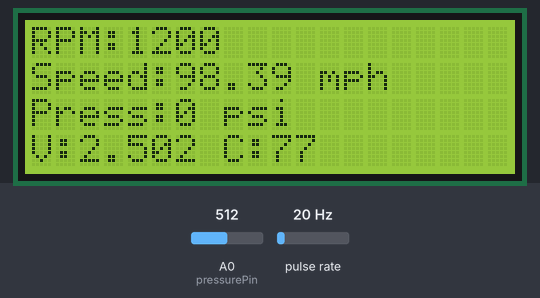
Recording of a sketch running on a simulated Arduino Uno, built with avr-gcc and run on an emulated ATmega328P. Parts: 20×4 character LCD. Wiring (inferred from the names in the program): pulse sensor: data pin 2. Inputs (shaded band) come from the test bench; at power-on: pulse rate 20 Hz, A0 (pressurePin) = 512. What the sketch prints to the serial monitor is not drawn.

Above: at 5.16 s.
5.4 s: pulse rate (sensor on pin 2) set to 2 Hz
At 6.2 s:
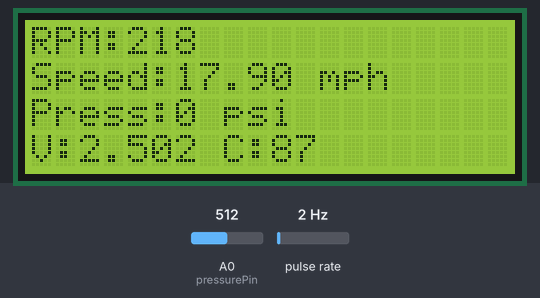
7.2 s: A0 (pressurePin) set to 716
At 8.2 s:
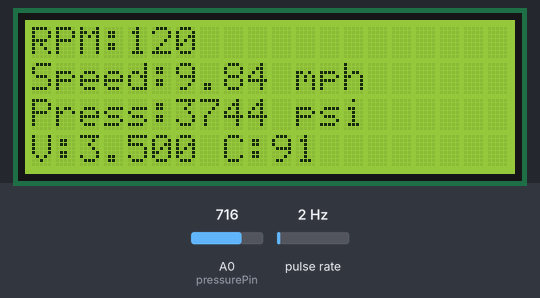
9.0 s: pulse rate (sensor on pin 2) set to 50 Hz
At 9.66 s:
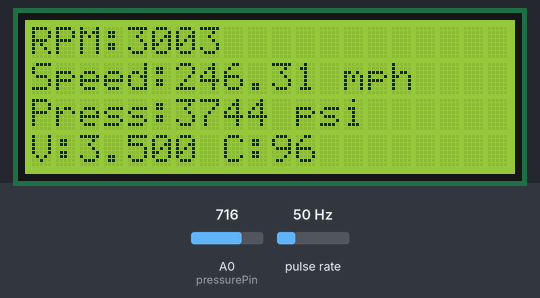
11.0 s: A0 (pressurePin) set to 900
At 11.41 s:
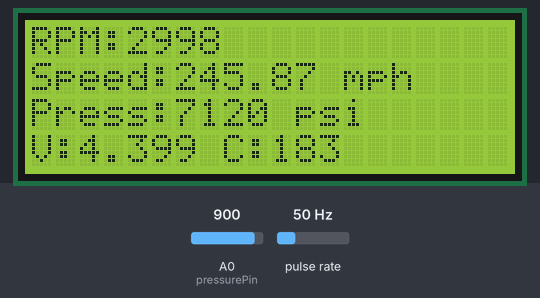
12.7 s: pulse rate (sensor on pin 2) set to 4 Hz
At 13.16 s:
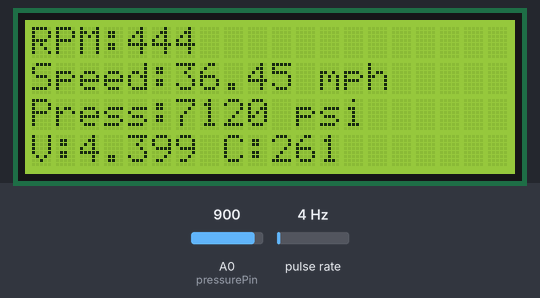
14.5 s: A0 (pressurePin) set to 1023
At 14.91 s:
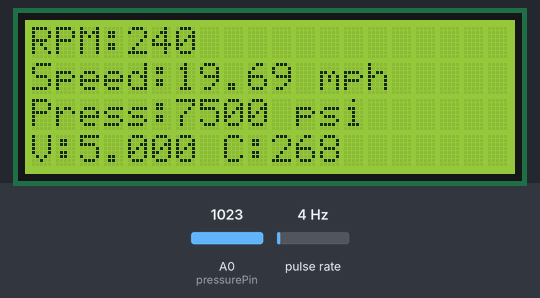
Timing chart, 0 to 17.2 s (numbered marks = the images above; inputs shaded):
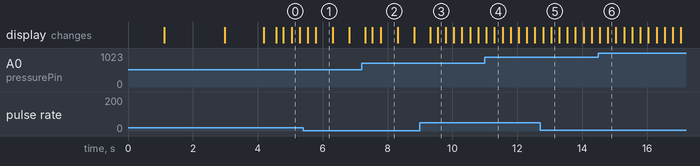

Measured:
- what the display in image 1 shows lasts 0.5 s, from 5.8 s to 6.3 s

The sketch:

FPV_SP26_Final_Code.ino
```cpp
#include <Wire.h>
#include <LiquidCrystal_I2C.h>

// ---------------- LCD ----------------
LiquidCrystal_I2C lcd(0x27, 20, 4);

// ---------------- Hall Sensor ----------------
const int hallPin = 2;

// If you use 1 magnet on the wheel, leave this as 1.
// If you add more magnets, change this.
const int pulsesPerRevolution = 1;

// These are updated inside the interrupt
volatile unsigned long pulseCount = 0;
volatile unsigned long lastPulseMicros = 0;
volatile unsigned long pulseIntervalMicros = 0;

// ---------------- Pressure Sensor ----------------
const int pressurePin = A0;

// Full-scale pressure
const float pressureMaxPSI = 7500.0;

// Sensor full-scale voltage span assumption
// We will AUTO-ZERO the low end at startup.
const float sensorMaxVoltage = 4.5;

// This will be measured automatically at startup while system is at 0 psi
float sensorZeroVoltage = 0.5;

// ---------------- Timing ----------------
unsigned long lastDisplayUpdate = 0;
const unsigned long displayInterval = 250;   // update screen 4x/sec

// If no pulse arrives for this long, show 0 mph
const unsigned long speedTimeoutMicros = 3000000UL; // 3 sec

// ---------------- Wheel ----------------
// Replace with your actual wheel circumference in meters
float wheelCircumference = 2.20;

// ---------------- Variables ----------------
float rpm = 0.0;
float speedMPH = 0.0;
float pressurePSI = 0.0;
float sensorVoltage = 0.0;

// ---------------- Hall Interrupt ----------------
void countPulse() {
  unsigned long now = micros();

  if (lastPulseMicros > 0) {
    pulseIntervalMicros = now - lastPulseMicros;
  }

  lastPulseMicros = now;
  pulseCount++;
}

// ---------------- Helper: read averaged ADC voltage ----------------
float readPressureVoltage(int samples = 20) {
  long sumADC = 0;

  for (int i = 0; i < samples; i++) {
    sumADC += analogRead(pressurePin);
    delay(2);
  }

  float rawADC = sumADC / (float)samples;
  return rawADC * (5.0 / 1023.0);
}

// ---------------- Helper: auto-zero pressure sensor ----------------
void calibratePressureZero() {
  lcd.clear();
  lcd.setCursor(0, 0);
  lcd.print("Zeroing pressure");
  lcd.setCursor(0, 1);
  lcd.print("Keep at 0 psi...");

  float sumV = 0.0;
  const int runs = 40;

  for (int i = 0; i < runs; i++) {
    sumV += readPressureVoltage(10);
    delay(25);
  }

  sensorZeroVoltage = sumV / runs;

  lcd.setCursor(0, 2);
  lcd.print("Zero V: ");
  lcd.print(sensorZeroVoltage, 3);
  delay(1200);
  lcd.clear();
}

void setup() {
  lcd.init();
  lcd.backlight();
  Serial.begin(9600);

  lcd.setCursor(0, 0);
  lcd.print("Fluid Power Bike");
  lcd.setCursor(0, 1);
  lcd.print("Starting...");
  delay(1000);

  pinMode(hallPin, INPUT);
  attachInterrupt(digitalPinToInterrupt(hallPin), countPulse, FALLING);

  pinMode(pressurePin, INPUT);

  // Auto-zero pressure sensor at startup
  // IMPORTANT: make sure system is truly at 0 psi during startup
  calibratePressureZero();

  lastDisplayUpdate = millis();
}

void loop() {
  unsigned long nowMillis = millis();

  if (nowMillis - lastDisplayUpdate >= displayInterval) {
    // ---------- Copy hall data safely ----------
    noInterrupts();
    unsigned long countCopy = pulseCount;
    unsigned long intervalCopy = pulseIntervalMicros;
    unsigned long lastPulseCopy = lastPulseMicros;
    interrupts();

    // ---------- Compute speed in MPH ----------
    // Using time between pulses gives much better low-speed resolution.
    if (lastPulseCopy == 0 || (micros() - lastPulseCopy) > speedTimeoutMicros || intervalCopy == 0) {
      speedMPH = 0.0;
      rpm = 0.0;
    } else {
      float revPerSecond = 1000000.0 / intervalCopy;
      revPerSecond /= pulsesPerRevolution;

      float speedMPS = revPerSecond * wheelCircumference;
      speedMPH = speedMPS * 2.23694;   // yes, MPH
      rpm = revPerSecond * 60.0;
    }

    // ---------- Read pressure ----------
    sensorVoltage = readPressureVoltage(20);

    // Convert voltage to pressure using auto-zeroed low point
    pressurePSI = ((sensorVoltage - sensorZeroVoltage) * pressureMaxPSI) /
                  (sensorMaxVoltage - sensorZeroVoltage);

    if (pressurePSI < 0) pressurePSI = 0;
    if (pressurePSI > pressureMaxPSI) pressurePSI = pressureMaxPSI;

    // ---------- LCD ----------
    lcd.setCursor(0, 0);
    lcd.print("RPM:");
    lcd.print(rpm, 0);
    lcd.print("        ");

    lcd.setCursor(0, 1);
    lcd.print("Speed:");
    lcd.print(speedMPH, 2);
    lcd.print(" mph   ");

    lcd.setCursor(0, 2);
    lcd.print("Press:");
    lcd.print(pressurePSI, 0);
    lcd.print(" psi   ");

    lcd.setCursor(0, 3);
    lcd.print("V:");
    lcd.print(sensorVoltage, 3);
    lcd.print(" C:");
    lcd.print(countCopy);
    lcd.print("   ");

    // ---------- Serial ----------
    Serial.print("RPM: ");
    Serial.print(rpm, 2);
    Serial.print(" | Speed: ");
    Serial.print(speedMPH, 2);
    Serial.print(" mph");
    Serial.print(" | Pressure: ");
    Serial.print(pressurePSI, 1);
    Serial.print(" psi");
    Serial.print(" | Voltage: ");
    Serial.print(sensorVoltage, 3);
    Serial.print(" V");
    Serial.print(" | ZeroV: ");
    Serial.println(sensorZeroVoltage, 3);

    lastDisplayUpdate = nowMillis;
  }
}
```
